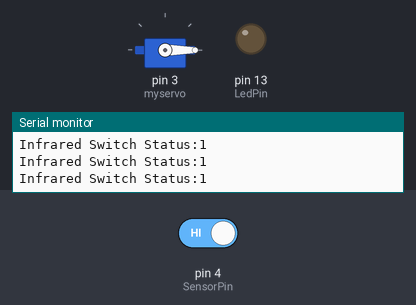
Recording of a sketch running on a simulated Arduino Uno, built with avr-gcc and run on an emulated ATmega328P. On the bench: servo, output pins drawn as LEDs (lit = HIGH), the last lines printed to the serial monitor. The inputs (shaded band) are chosen by the test bench; at power-on: pin 4 (SensorPin) HIGH.

Above: at 1.3 s.
1.4 s: pin 4 (SensorPin) driven LOW
At 2.5 s:
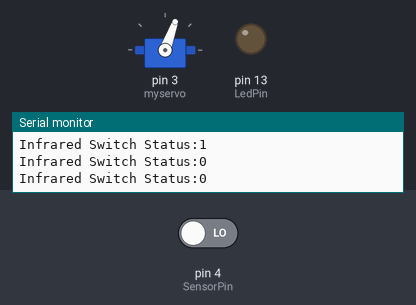
3.0 s: pin 4 (SensorPin) driven HIGH
At 3.7 s:
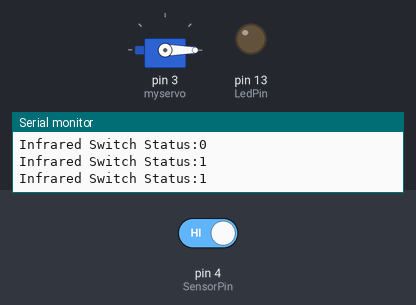
Timing chart, 0 to 6.0 s (numbered marks = the images above; inputs shaded):
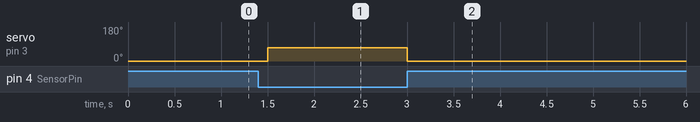

The sketch:

V1.ino
```cpp
#include <Servo.h>

Servo myservo;  // create servo object to control a servo
// twelve servo objects can be created on most boards

int pos = 0;    // variable to store the servo position

const int SensorPin = 4;
const int LedPin = 13;

void setup() {
  myservo.attach(3);
  Serial.begin(9600);
  Serial.println("Start!");
  pinMode(SensorPin,INPUT);
  pinMode(LedPin,OUTPUT);
  digitalWrite(LedPin,LOW);
    // attaches the servo on pin 9 to the servo object
}


void loop() {

if(digitalRead(SensorPin) == LOW)
myservo.write(70);
else    myservo.write(0);
Serial.print("Infrared Switch Status:");
Serial.println(digitalRead(SensorPin),BIN);
  delay(500);
}
```

Measured:
- after the input at 1.4 s, servo on pin 3 (myservo): 0° → 70° after 0.10 s
- after the input at 3.0 s, servo on pin 3 (myservo): 70° → 0° at once
